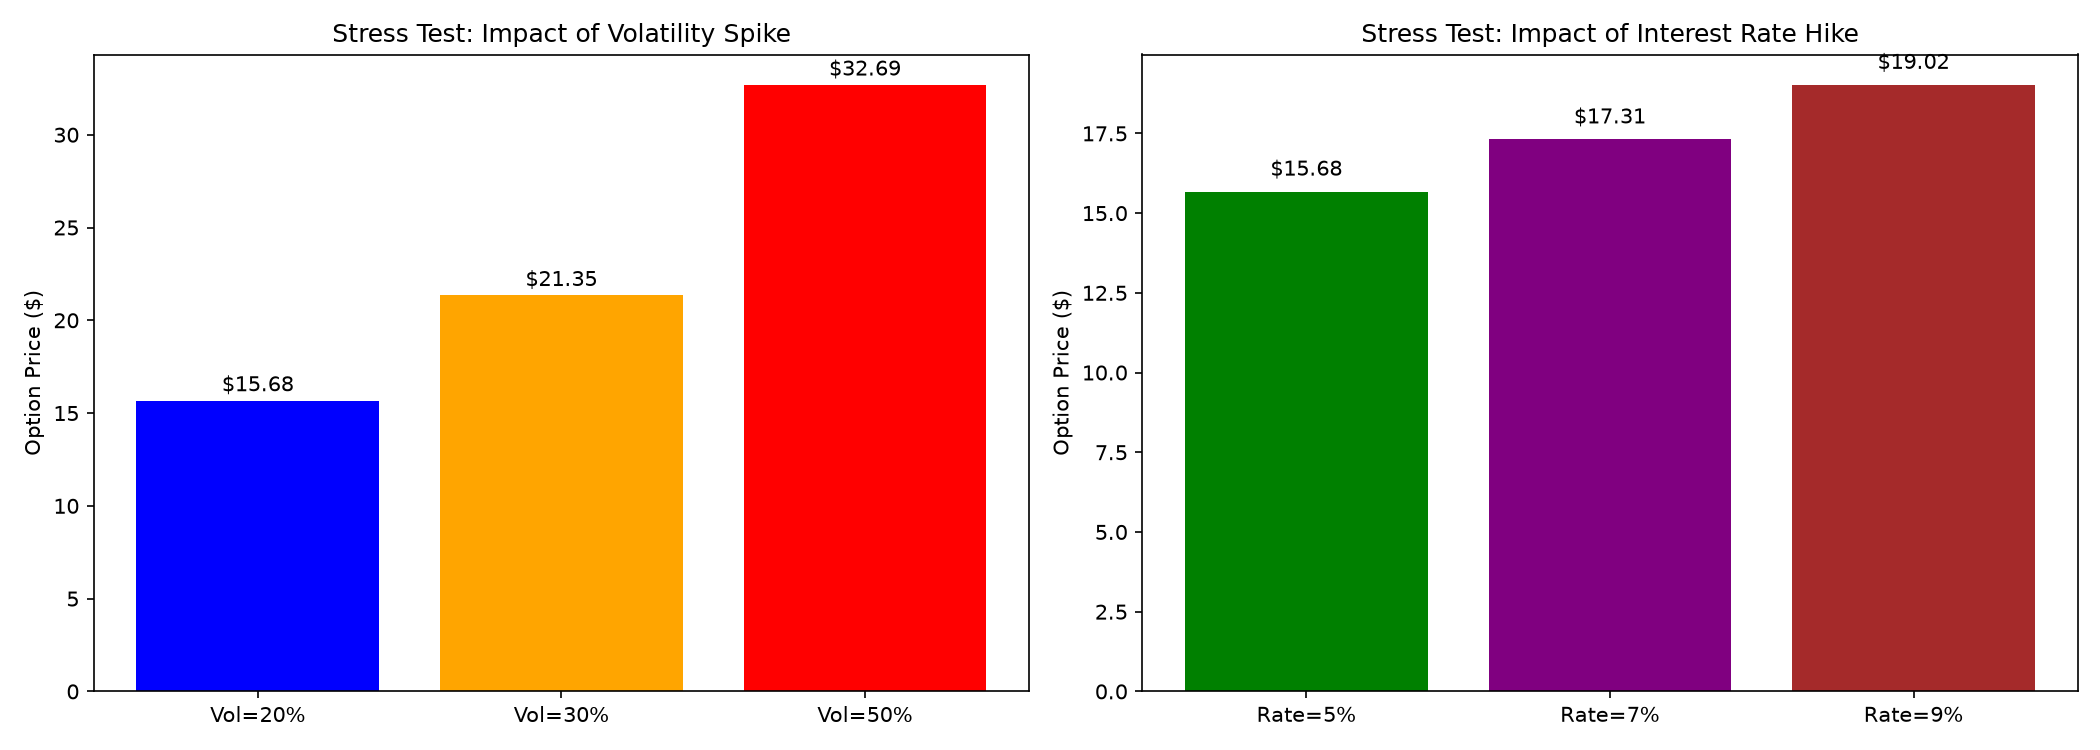

Recreate this plot in Python.
import numpy as np
import pandas as pd
import matplotlib.pyplot as plt
from scipy.stats import norm
import config

# 1. BSM 定价公式
def bs_call(S, K, T, r, sigma):
    d1 = (np.log(S / K) + (r + 0.5 * sigma**2) * T) / (sigma * np.sqrt(T))
    d2 = d1 - sigma * np.sqrt(T)
    return S * norm.cdf(d1) - K * np.exp(-r * T) * norm.cdf(d2)

# 基础参数
S = config.S
K = config.K
T = config.T2

# ================= 极端场景 1：波动率飙升 50% =================
vol_scenarios = [0.20, 0.30, 0.50] # 20%, 30%, 50%
prices_vol = [bs_call(S, K, T, config.r, v) for v in vol_scenarios]

# ================= 极端场景 2：利率上调 2% =================
rate_scenarios = [0.05, 0.07, 0.09] # 5%, 7%, 9%
prices_rate = [bs_call(S, K, T, r, config.sigma) for r in rate_scenarios]

# ================= 画出对比图 =================
fig, axes = plt.subplots(1, 2, figsize=(14, 5))

# 图1：波动率变化对期权价格的影响
axes[0].bar(["Vol=20%", "Vol=30%", "Vol=50%"], prices_vol, color=['blue', 'orange', 'red'])
axes[0].set_title("Stress Test: Impact of Volatility Spike")
axes[0].set_ylabel("Option Price ($)")
for i, v in enumerate(prices_vol):
    axes[0].text(i, v + 0.5, f"${v:.2f}", ha='center')

# 图2：利率变化对期权价格的影响
axes[1].bar(["Rate=5%", "Rate=7%", "Rate=9%"], prices_rate, color=['green', 'purple', 'brown'])
axes[1].set_title("Stress Test: Impact of Interest Rate Hike")
axes[1].set_ylabel("Option Price ($)")
for i, v in enumerate(prices_rate):
    axes[1].text(i, v + 0.5, f"${v:.2f}", ha='center')

plt.tight_layout()
plt.savefig("Week7_Stress_Test.png", dpi=150)
plt.show()

print("压力测试完成！图表已保存为 Week7_Stress_Test.png")
print(f"波动率 20% -> 50% 时，期权价格从 ${prices_vol[0]:.2f} 涨到 ${prices_vol[2]:.2f}")
print(f"利率 5% -> 9% 时，期权价格从 ${prices_rate[0]:.2f} 变到 ${prices_rate[2]:.2f}")
